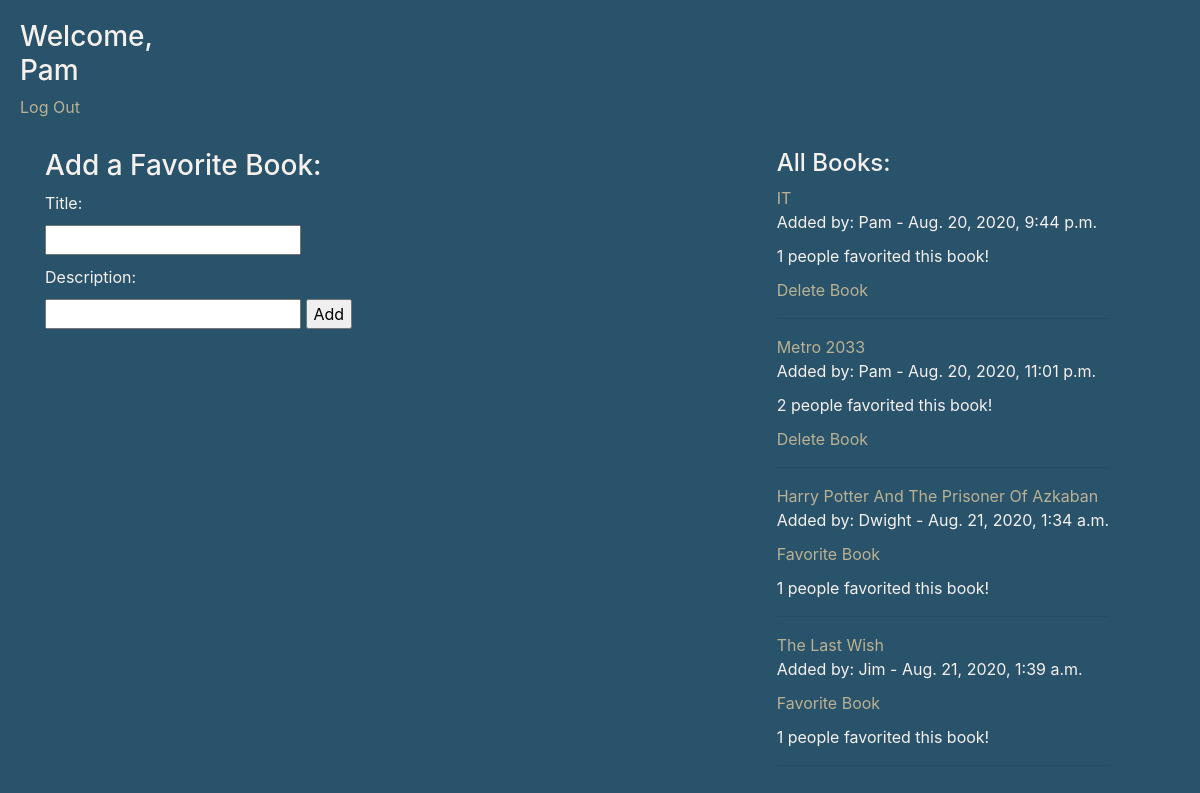
Page /books/ (signed in) on the committed database.
### log_reg_app/models.py (models this page shows)
class User(models.Model):
    first_name = models.CharField(max_length=60)
    last_name = models.CharField(max_length=60)
    email = models.EmailField()
    password = models.CharField(max_length=60)
    created = models.DateTimeField(auto_now_add=True)
    updated = models.DateTimeField(auto_now=True)
    objects = UserManager()

### bookapp/models.py (models this page shows)
class Book(models.Model):
    title = models.CharField(max_length=55)
    desc = models.TextField()
    created_by = models.ForeignKey(User, related_name="user_created", default="", on_delete=models.CASCADE)
    faved_books = models.ManyToManyField(User, related_name="favorited_books")
    created = models.DateTimeField(auto_now_add=True)
    updated = models.DateTimeField(auto_now=True)

### bookapp/views.py (the view)
# urls.py: path('', views.books),
def books(request):
    if 'user_id' not in request.session:
        return redirect('/')
    context = {
        'all_books': Book.objects.all(),
        'user': User.objects.get(id=request.session['user_id'])
    }
    return render(request, 'books.html', context)

### bookapp/templates/books.html (shortened to what this page needs)
{% load static %}
<!DOCTYPE html>
<html lang="en">
<head>
    <link rel="stylesheet" href="https://stackpath.bootstrapcdn.com/bootstrap/4.5.2/css/bootstrap.min.css">
    <link rel="stylesheet" href="{% static "books.css" %}">
</head>
<body>
    <div class="container-fluid">
        <div class="nav">
            <h3>Welcome, {{request.session.name}}</h3>
            <a href="/logout">Log Out</a>
        </div>
        <div class="container">
            <section id="home_fave">
                <h3>Add a Favorite Book:</h3>
                <form action="/books/add_book" method="POST">
                    <p>Title: </p>
                    <input type="text" name="title">
                    <p>Description: </p>
                    <input type="text" name="desc">
                    <input type="submit" value="Add">
                </form>
            </section>
            <section id="home_books">
                <h4>All Books:</h4>
                {% for book in all_books %}
                    <a href="/books/view/{{book.id}}">{{ book.title }}</a>
                    <p>Added by: {{ book.created_by.first_name }} - {{ book.updated }}</p>
                    {% if request.session.user_id != book.created_by.id %}
                        <p><a href="/books/favorite/{{book.id}}">Favorite Book</a></p>
                    {% endif %}
                    <p>{{ book.faved_books.count }} people favorited this book!</p>
                    {% if request.session.user_id == book.created_by.id %}
                        <p><a href="/books/delete/{{book.id}}">Delete Book</a></p>
                    {% endif %}
                    <hr>
                {% endfor%}
            </section>
        </div>
    </div>
</body>
</html>

### bookapp/static/books.css (style rules this page uses)
.container-fluid { background-color: #28536B; color: #F6F0ED; padding: 20px; }
a { color: #bbb193; }
section { display: inline-block; margin: 20px; vertical-align: top; color: #F6F0ED; justify-content: space-between; }
#home_fave { margin-left: 0px; margin-right: 400px; }
.nav h3 { margin-right: 1300px; }
.nav a { margin-right: 20px; }
p, a, input { margin-bottom: 10px; }

### rows in the picture
User: session.name "Pam"
Book: title "IT", created_by.first_name "Pam", updated "Aug. 20, 2020, 9:44 p.m.", faved_books.count "1"
Book: title "Metro 2033", created_by.first_name "Pam", updated "Aug. 20, 2020, 11:01 p.m.", faved_books.count "2"
Book: title "Harry Potter And The Prisoner Of Azkaban", created_by.first_name "Dwight", updated "Aug. 21, 2020, 1:34 a.m.", faved_books.count "1"
Book: title "The Last Wish", created_by.first_name "Jim", updated "Aug. 21, 2020, 1:39 a.m.", faved_books.count "1"
